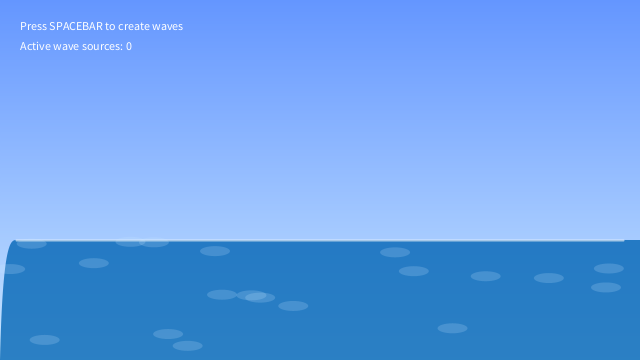
Frame 1 (no input)
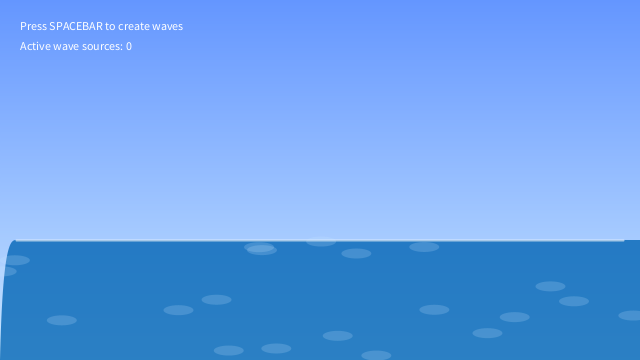
Frame 60 (the mouse pressed at the canvas centre just before this capture)
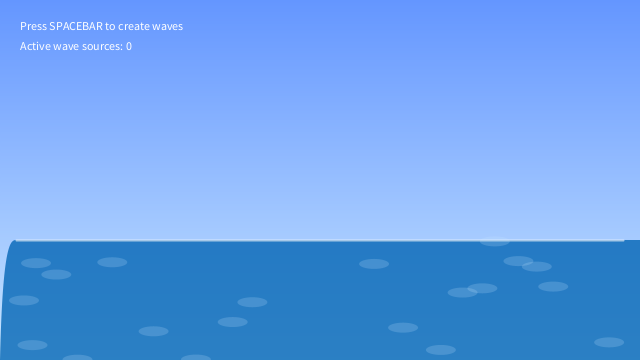
Frame 120 (the mouse held since frame 60 and released just before this capture)

The Processing sketch that drew these frames (run headless with seeded random() and noise(); from frame 60 on, the mouse is pressed at the canvas centre):

// Processing sketch: Combination_
// ── Combination_.pde
/**
 * Combined Water Wave Simulation
 * Merges soft-body physics with wave functions
 */

// Water surface parameters
int nodes = 40;  // Number of horizontal points
float[] nodeX = new float[nodes];
float[] nodeY = new float[nodes];
float[] nodeStartY = new float[nodes];
float[] velocity = new float[nodes];
float[] acceleration = new float[nodes];

// Physics parameters
float waterLevel;
float springing = 0.01;
float damping = 0.99;
float tension = 0.030;

// Wave parameters
ArrayList<WaveSource> waveSources;

void setup() {
  size(640, 360);
  
  // Initialize water level at 2/3 down the screen
  waterLevel = height * 2/3;
  
  // Initialize node positions
  for (int i = 0; i < nodes; i++) {
    nodeX[i] = map(i, 0, nodes-1, 0, width);
    nodeStartY[i] = waterLevel;
    nodeY[i] = nodeStartY[i];
  }
  
  // Initialize wave sources list
  waveSources = new ArrayList<WaveSource>();
  
  frameRate(60);
  strokeWeight(2);
}

void draw() {
  // Clear the background with a gradient
  drawBackground();
  
  // Update physics
  updateWaterPhysics();
  
  // Apply active wave sources
  for (int i = waveSources.size() - 1; i >= 0; i--) {
    WaveSource source = waveSources.get(i);
    source.update();
    
    // Apply this wave's force to nodes
    source.applyToNodes();
    
    // Remove dissipated sources
    if (source.strength < 0.1) {
      waveSources.remove(i);
    }
  }
  
  // Draw water
  drawWater();
  
  // Add instructions
  fill(255);
  textSize(12);
  text("Press SPACEBAR to create waves", 20, 30);
  text("Active wave sources: " + waveSources.size(), 20, 50);
}

void drawBackground() {
  // Sky gradient
  for (int y = 0; y < height; y++) {
    float inter = map(y, 0, height, 0, 1);
    color skyColor = lerpColor(color(100, 150, 255), color(200, 230, 255), inter);
    stroke(skyColor);
    line(0, y, width, y);
  }
}

void updateWaterPhysics() {
  // Apply forces and update positions
  for (int i = 0; i < nodes; i++) {
    // Spring force (towards rest position)
    float springForce = (nodeStartY[i] - nodeY[i]) * springing;
    acceleration[i] = springForce;
    
    // Apply tension with adjacent nodes
    if (i > 0) {
      float tensionForceLeft = (nodeY[i-1] - nodeY[i]) * tension;
      acceleration[i] += tensionForceLeft;
    }
    if (i < nodes-1) {
      float tensionForceRight = (nodeY[i+1] - nodeY[i]) * tension;
      acceleration[i] += tensionForceRight;
    }
    
    // Update velocity and position
    velocity[i] += acceleration[i];
    velocity[i] *= damping;
    nodeY[i] += velocity[i];
  }
}

void drawWater() {
  // Water surface
  fill(0, 100, 180, 200);
  noStroke();
  
  // Top surface with smoothed curves
  beginShape();
  vertex(0, height);
  curveVertex(nodeX[0], nodeY[0]);
  
  for (int i = 0; i < nodes; i++) {
    curveVertex(nodeX[i], nodeY[i]);
  }
  
  curveVertex(nodeX[nodes-1], nodeY[nodes-1]);
  vertex(width, height);
  endShape(CLOSE);
  
  // Add wave details/highlights
  stroke(255, 150);
  noFill();
  beginShape();
  for (int i = 0; i < nodes; i++) {
    curveVertex(nodeX[i], nodeY[i]);
  }
  endShape();
  
  // Add underwater caustics (light patterns)
  drawCaustics();
}

void drawCaustics() {
  // Simple underwater light patterns
  noStroke();
  for (int i = 0; i < 20; i++) {
    float x = random(width);
    float y = random(waterLevel, height);
    fill(200, 230, 255, 50);
    ellipse(x, y, 30, 10);
  }
}

void keyPressed() {
  if (key == ' ') {
    // Create two colliding waves
    waveSources.add(new WaveSource(width/4, 40, 0.08));
    waveSources.add(new WaveSource(3*width/4, 30, 0.06));
  }
}

// Wave source class
class WaveSource {
  float sourceX;      // X position of wave source
  float strength;     // Wave strength/amplitude
  float frequency;    // Wave frequency
  float phase;        // Current phase
  float damping;      // How quickly the wave dissipates
  
  WaveSource(float sourceX, float strength, float frequency) {
    this.sourceX = sourceX;
    this.strength = strength;
    this.frequency = frequency;
    this.phase = 0;
    this.damping = 0.99;
  }
  
  void update() {
    phase += 0.1;
    strength *= damping;
  }
  
  void applyToNodes() {
    for (int i = 0; i < nodes; i++) {
      // Distance from wave source
      float distance = abs(nodeX[i] - sourceX);
      
      // Calculate circular wave effect
      float distanceFactor = max(0, 1 - distance/(width*0.8));
      float waveEffect = sin(distance * frequency - phase) * distanceFactor;
      
      // Apply force to node
      velocity[i] += waveEffect * strength * 0.05;
    }
  }
}
